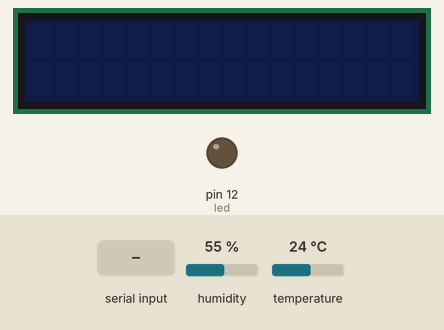
Simulated run of this sketch. Board: Arduino Leonardo, built with avr-gcc and run on an emulated ATmega32U4. Shown: 16×2 character LCD, output pins drawn as LEDs (lit = HIGH). Inputs (shaded band) come from the test bench; at power-on: humidity 55 %, temperature 24 °C. What the sketch prints to the serial monitor is not drawn.

Above: at 1.2 s.
1.3 s: byte 4 (4) received over Serial
At 1.8 s:
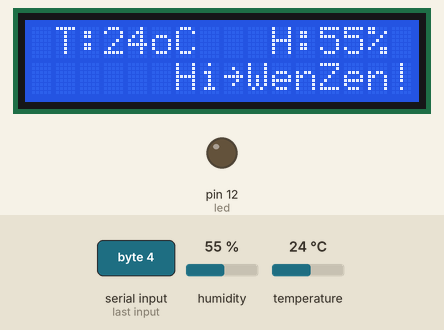
2.9 s: byte 5 (5) received over Serial
At 5.4 s:
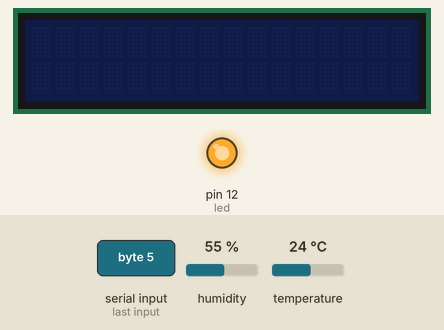
5.9 s: byte 4 (4) received over Serial
At 6.5 s:
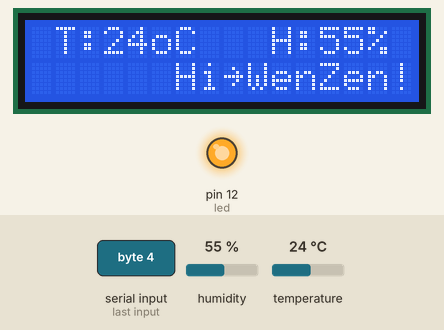
Timing chart, 0 to 8.9 s (numbered marks = the images above; inputs shaded):
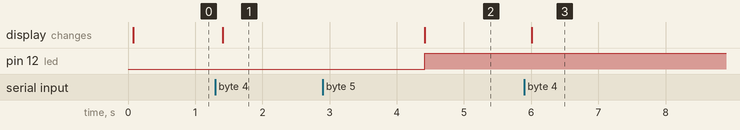

Measured:
- after the input at 1.3 s, the display: changes after 0.11 s (image 1)
- after the input at 2.9 s, pin 12 (led): LOW → HIGH after 1.5 s
- after the input at 5.9 s, the display: changes after 0.11 s (image 3)

The sketch:

VoiceCtrl.ino
```cpp
#include <Wire.h>
#include <dht11.h>
#include "LiquidCrystal_I2C.h"
#define DHT11PIN 3
dht11 DHT11;
LiquidCrystal_I2C lcd(0x27, 16, 2); // set the LCD address to 0x27 for a 16 chars and 2 line display

int led = 12;
void setup() {
  // put your setup code here, to run once:
  pinMode(led, OUTPUT);
  Serial.begin(9600);
  while (!Serial) {
    ;// wait for serial port to connect. Needed for Leonardo only
  }
  Serial.println("serial is ok!");
  lcd.init();
  lcd.noBacklight();
  lcd.noDisplay();
}

void loop() {
  // put your main code here, to run repeatedly:
  if (Serial.available() > 0) {
    int choice = Serial.read();
    Serial.println(choice, DEC);
    switch (choice) {
      case 5:     //light on
        digitalWrite(led, HIGH);
        break;
      case 1:     //light off
        digitalWrite(led, LOW);
        break;
      case 2:   //music on
        ;
        break;
      case 3:   //music off
        ;
        break;
      case 4:   //tem&shi
        lcd.init();                      // initialize the lcd
        DHT11.read(DHT11PIN);
        lcd.print(" T:");
        lcd.print((int)DHT11.temperature);
        lcd.print("oC   ");
        lcd.print("H:");
        lcd.print((int)DHT11.humidity);
        lcd.print("%");
        lcd.setCursor(6, 1);
        lcd.print("Hi~WenZen!");
        lcd.backlight();
        delay(3000);
        lcd.noBacklight();
        lcd.noDisplay();
        break;
    }
  }
}
```
